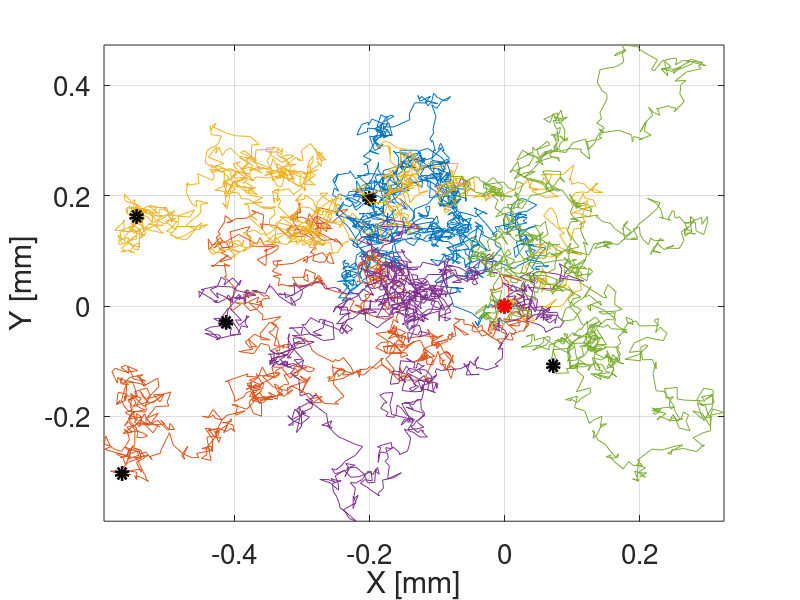
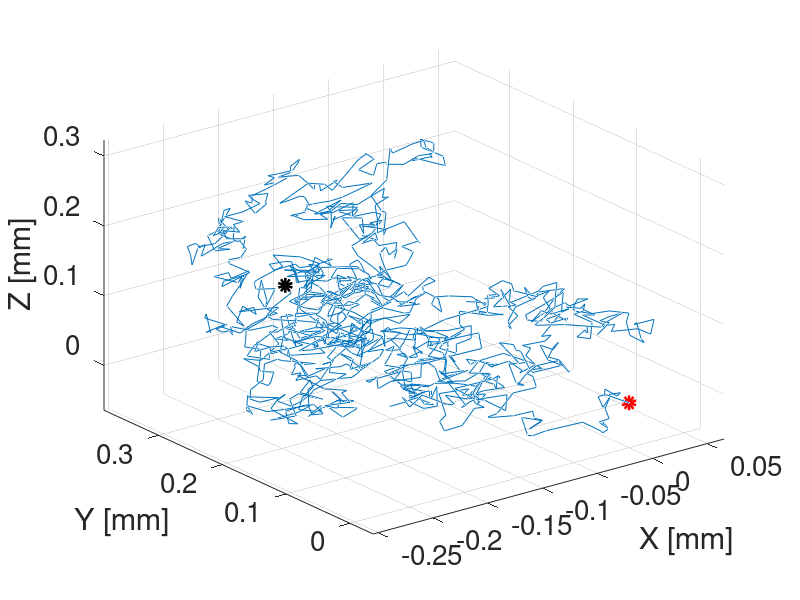

Recreate these plots in MATLAB, in order.
function CH3_example_2

dt=0.1;
finaltime=10*60;  % 10 minutes
D=0.0001;         % 10^{-4} mm^2 sec^{-1}
numberofrealisations=5;

n=finaltime/dt;
X=zeros(numberofrealisations,n);
Y=zeros(numberofrealisations,n);
Z=zeros(numberofrealisations,n);

for i=1:numberofrealisations
    dX = sqrt(2*D*dt)*randn(1,n);
    X(i,:)=cumsum(dX(1,:));
    dY = sqrt(2*D*dt)*randn(1,n);
    Y(i,:) = cumsum(dY(1,:));
    dZ = sqrt(2*D*dt)*randn(1,n);
    Z(i,:) = cumsum(dZ(1,:));
end

% need to downsample for readability
Xplot(:,:)=X(:,5:5:n);
Yplot(:,:)=Y(:,5:5:n);
Zplot(:,:)=Z(:,5:5:n);


%% Plotting
figure(1);
for j = 1:numberofrealisations
    plot([0,Xplot(j,:)],[0,Yplot(j,:)]);
    hold on;
    plot([X(j,n)],[Y(j,n)],'ko','Linewidth',5);
    plot(0,0,'ro','Linewidth',5);
end
xlabel('X [mm]');
ylabel('Y [mm]');
axis tight
set(gca,'Fontsize',20);
grid on;

figure(2);
for j = 1:min(1,numberofrealisations)
    plot3([0,Xplot(j,:)],[0,Yplot(j,:)],[0,Zplot(j,:)])
    hold on;
    plot3([X(j,n)],[Y(j,n)],[Z(j,n)],'ko','Linewidth',5);
    plot3(0,0,0,'ro','Linewidth',5);
end
xlabel('X [mm]');
ylabel('Y [mm]');
zlabel('Z [mm]');
axis tight
set(gca,'Fontsize',20);
grid on;
